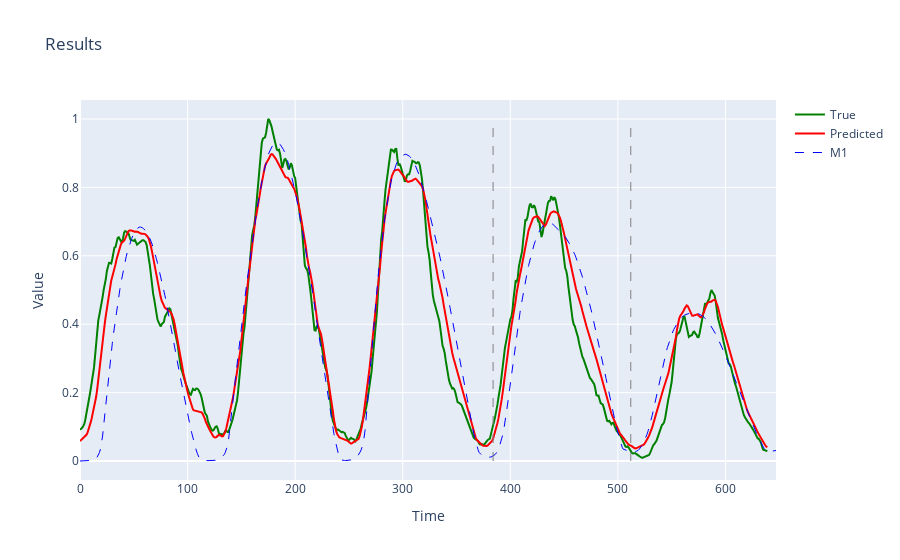

The notebook cell this image was saved under:
### Markdown cell above
# Results

### Code cell
model.eval()
x = data.X.to(device)
y = data.y.to(device)
preds = model(x.to(device)).squeeze(1)

fig = go.Figure()
fig.add_trace(go.Scatter(y=y.cpu().numpy(), name='True', mode='lines', line=dict(color='green')))
fig.add_trace(go.Scatter(y=preds.detach().cpu().numpy(), name='Predicted', mode='lines', line=dict(color='red')))
# train-val line
fig.add_shape(type='line', x0=0.6 * len(x), x1=0.6 * len(x), y0=0, y1=1, line=dict(color='gray', width=1, dash='dash'))
fig.add_shape(type='line', x0=0.8 * len(x), x1=0.8 * len(x), y0=0, y1=1, line=dict(color='gray', width=1, dash='dash'))
# add M1
fig.add_trace(go.Scatter(y=model_series, name='M1', mode='lines', line=dict(color='blue', dash='dash', width=1)))
fig.update_layout(title='Results', xaxis_title='Time', yaxis_title='Value')
fig.show()

### Figure 1 — Plotly figure (JSON) as saved in the notebook; plotly's stock layout.template omitted (floating-point values rounded to 4 significant figures; data arrays with more than 128 entries replaced by an {"elided": "..."} marker saying what was removed)
{"data": [{"line": {"color": "green"}, "mode": "lines", "name": "True", "type": "scatter", "y": {"elided": "640 float values"}}, {"line": {"color": "red"}, "mode": "lines", "name": "Predicted", "type": "scatter", "y": {"elided": "640 float values"}}, {"line": {"color": "blue", "dash": "dash", "width": 1}, "mode": "lines", "name": "M1", "type": "scatter", "y": {"elided": "648 float values"}}], "layout": {"shapes": [{"line": {"color": "gray", "dash": "dash", "width": 1}, "type": "line", "x0": 384, "x1": 384, "y0": 0, "y1": 1}, {"line": {"color": "gray", "dash": "dash", "width": 1}, "type": "line", "x0": 512, "x1": 512, "y0": 0, "y1": 1}], "title": {"text": "Results"}, "xaxis": {"title": {"text": "Time"}}, "yaxis": {"title": {"text": "Value"}}}}
